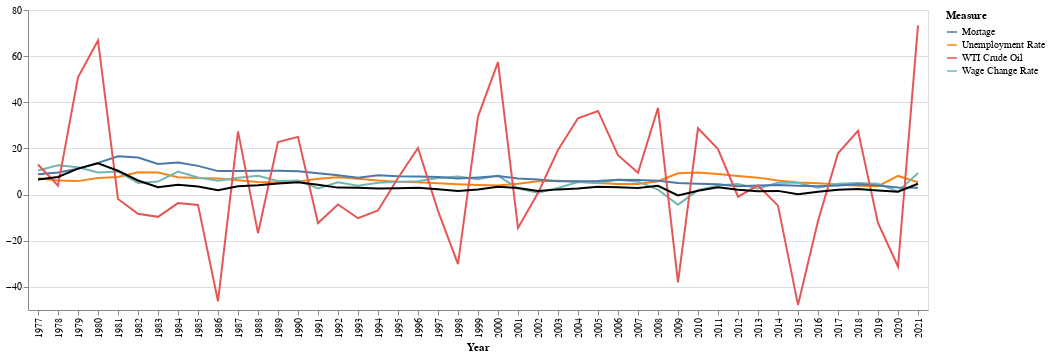

Notebook code for this chart:
### Code cell
measurechart = alt.Chart(data).mark_line().encode(
    alt.X('Year:O'),
    alt.Y('Value:Q', axis = alt.Axis(title = 'Percentage %')),
    color = alt.Color('Measure:N')
)
inflationline = alt.Chart(data).mark_line().encode(
    alt.X('Year:O'),
    alt.Y('Inflation:Q', axis= alt.Axis(title = None)),
    color = alt.value('#000000')
)

measurechart+inflationline

### Figure 1 — Vega-Lite specification as saved in the notebook (floating-point values rounded to 4 significant figures; data arrays with more than 128 entries replaced by an {"elided": "..."} marker saying what was removed)
{"config": {"view": {"continuousWidth": 400, "continuousHeight": 300}}, "layer": [{"mark": "line", "encoding": {"color": {"field": "Measure", "type": "nominal"}, "x": {"field": "Year", "type": "ordinal"}, "y": {"axis": {"title": "Percentage %"}, "field": "Value", "type": "quantitative"}}}, {"mark": "line", "encoding": {"color": {"value": "#000000"}, "x": {"field": "Year", "type": "ordinal"}, "y": {"axis": {"title": null}, "field": "Inflation", "type": "quantitative"}}}], "data": {"name": "data-dda4ed0ff7e7882c6c05067fd368dc07"}, "$schema": "https://vega.github.io/schema/vega-lite/v4.17.0.json", "datasets": {"data-dda4ed0ff7e7882c6c05067fd368dc07": {"elided": "180 records"}}}
